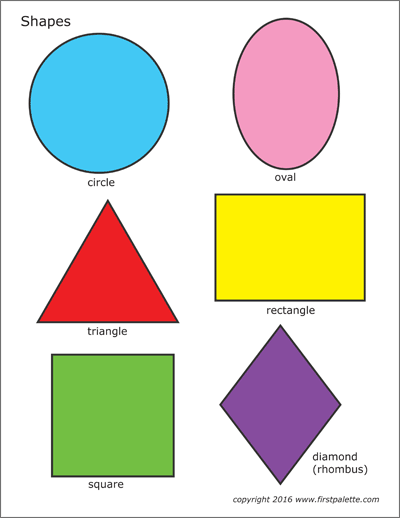
#> input picture Photos/bentuk.png, 400 x 518 px
$ python Deteksi_bentuk.py
#> lines starting #> are read from the running program, lines starting #| are printed output that depends on the picture; after the words box and inside, x2 and y2 are one past the last pixel; in counts of white or black regions, pixels touching at a corner belong together
import cv2


def getContour(imgCanny, imgContour):
    contours, heirarcy = cv2.findContours(imgCanny, cv2.RETR_EXTERNAL, cv2.CHAIN_APPROX_NONE)
    for contour in contours:
        area = cv2.contourArea(contour)
        # print(area)
        if area > 1000:
            cv2.drawContours(imgContour, contour, -1, (0, 0, 0), 3)
            peri = cv2.arcLength(contour, True)
            approx = cv2.approxPolyDP(contour, 0.02*peri, True)
            print(approx)
            sudutObject = len(approx)

            x, y, w, h = cv2.boundingRect(approx)

            if sudutObject == 3:
                tipeObject = 'Segitiga'
            elif sudutObject == 4:
                rasio = w/float(h)
                if rasio > 0.9 and rasio < 1.1:
                    tipeObject = 'Persegi'
                else :
                    tipeObject = 'Persegi Panjang'
            elif sudutObject == 8:
                tipeObject = 'Lingkaran'
            else:
                tipeObject = 'Benda lain'

            cv2.putText(imgContour, tipeObject, (x+10, y+30), cv2.FONT_HERSHEY_COMPLEX, 1, (0,0,0), 2, cv2.LINE_AA)


# Membaca foto
img = cv2.imread("Photos/bentuk.png")
#> img is the input picture: shape (518, 400, 3); mean B, G, R 198.1, 215.4, 217.4

imgCountour = img.copy()
imgGray = cv2.cvtColor(img, cv2.COLOR_BGR2GRAY)
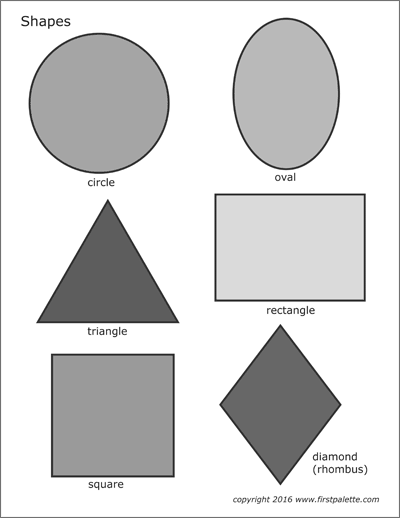
#> imgGray: shape (518, 400); min 23, max 255, mean 214
imgBlur = cv2.GaussianBlur(imgGray, (7,7), 1)
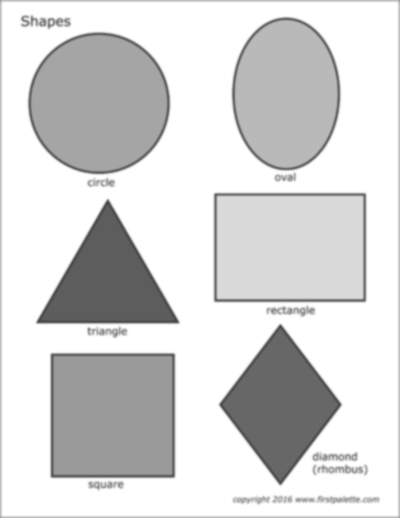
#> imgBlur: shape (518, 400); min 68, max 255, mean 214.3
imgCanny = cv2.Canny(imgBlur, 50, 50)
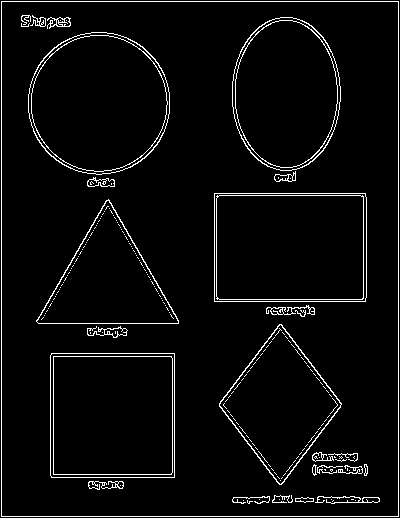
#> imgCanny: shape (518, 400); 4.2% white in thin lines or dots
getContour(imgCanny, imgCountour)
#> in getContour, `contours, heirarcy = cv2.findContours(imgCanny, cv2.RETR_EXTERNAL, cv2..`: contours = 1 contour; box (x1, y1, x2, y2) and area: (1, 1, 399, 517) 204455
#> the loop in getContour, `for contour in contours:` made 1 pass
#> (area, peri, approx, sudutObject, x, y, w, h) on pass 1: (204455, 1824, [[1, 1], [1, 516], [398, 516], [398, 1]], 4, 1, 1, 398, 516)
#| [[[  1   1]]
#|  [[  1 516]]
#|  [[398 516]]
#|  [[398   1]]]
#> after the loop in getContour, `for contour in contours:`:
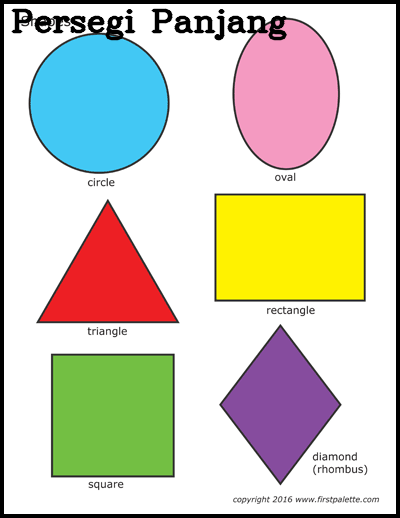
#> imgContour: shape (518, 400, 3); mean B, G, R 187.2, 204.5, 206.5


# Menampilkan jendela
cv2.imshow("Original",img)
cv2.imshow("Abu",imgGray)
cv2.imshow("Blur",imgBlur)
cv2.imshow("Original",imgCanny)
cv2.imshow("Result",imgCountour)

cv2.waitKey(0)

#Belum beres

$ run again, with Photos/Cat.jpeg saved as Photos/bentuk.png
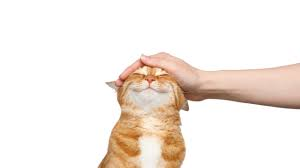
#> input picture Photos/Cat.jpeg, 300 x 168 px
#> img is the input picture: shape (168, 300, 3); mean B, G, R 229, 235.9, 244.6
#> `imgGray = cv2.cvtColor(img, cv2.COLOR_BGR2GRAY)`:
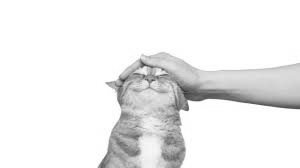
#> imgGray: shape (168, 300); min 45, max 255, mean 237.7
#> `imgCanny = cv2.Canny(imgBlur, 50, 50)`:
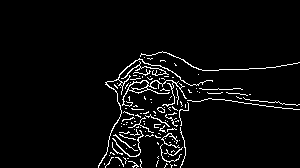
#> imgCanny: shape (168, 300); 4.3% white in thin lines or dots, all inside (x1, y1, x2, y2) = (98, 51, 300, 168)
#> contours = 125 contours, 121 with area under 20; largest, box (x1, y1, x2, y2) and area: (122, 80, 187, 107) 217, (98, 58, 213, 168) 76, (112, 130, 144, 157) 26, (157, 107, 165, 113) 25
#> the loop in getContour, `for contour in contours:` made 125 passes
#> area on pass 37: 26
